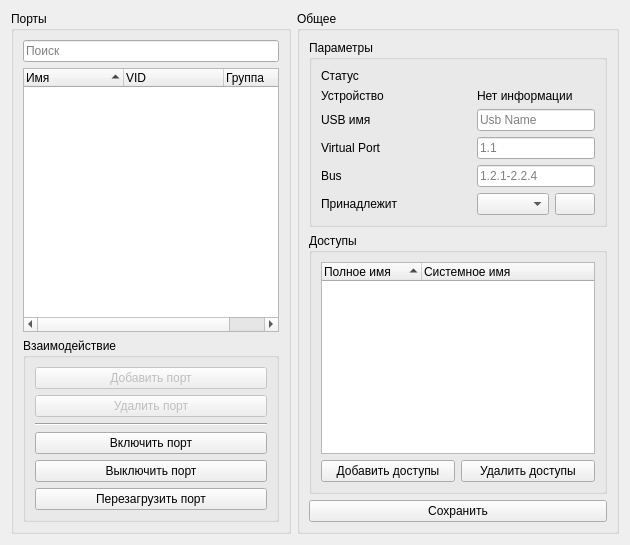
      <widget class="QWidget" name="tab_ports">
       <property name="enabled">
        <bool>true</bool>
       </property>
       <attribute name="title">
        <string>USB-порты</string>
       </attribute>
       <layout class="QGridLayout" name="gridLayout_12">
        <item row="0" column="1">
         <widget class="QGroupBox" name="groupBox_8">
          <property name="title">
           <string>Общее</string>
          </property>
          <layout class="QGridLayout" name="gridLayout_16">
           <item row="1" column="0">
            <widget class="QGroupBox" name="groupBox_12">
             <property name="title">
              <string>Доступы</string>
             </property>
             <layout class="QGridLayout" name="gridLayout_17">
              <item row="2" column="0">
               <layout class="QHBoxLayout" name="horizontalLayout_2">
                <property name="topMargin">
                 <number>0</number>
                </property>
                <item>
                 <widget class="QPushButton" name="btn_usb_permission_add">
                  <property name="text">
                   <string>Добавить доступы</string>
                  </property>
                 </widget>
                </item>
                <item>
                 <widget class="QPushButton" name="btn_usb_permission_remove">
                  <property name="text">
                   <string>Удалить доступы</string>
                  </property>
                 </widget>
                </item>
               </layout>
              </item>
              <item row="0" column="0">
               <widget class="QTreeWidget" name="list_usb_access">
                <property name="selectionMode">
                 <enum>QAbstractItemView::SelectionMode::MultiSelection</enum>
                </property>
                <property name="sortingEnabled">
                 <bool>true</bool>
                </property>
                <property name="headerHidden">
                 <bool>false</bool>
                </property>
                <attribute name="headerVisible">
                 <bool>true</bool>
                </attribute>
                <attribute name="headerCascadingSectionResizes">
                 <bool>false</bool>
                </attribute>
                <attribute name="headerHighlightSections">
                 <bool>true</bool>
                </attribute>
                <attribute name="headerShowSortIndicator" stdset="0">
                 <bool>true</bool>
                </attribute>
                <attribute name="headerStretchLastSection">
                 <bool>true</bool>
                </attribute>
                <column>
                 <property name="text">
                  <string>Полное имя</string>
                 </property>
                </column>
                <column>
                 <property name="text">
                  <string>Системное имя</string>
                 </property>
                </column>
               </widget>
              </item>
             </layout>
            </widget>
           </item>
           <item row="2" column="0">
            <widget class="QPushButton" name="btn_usb_save">
             <property name="text">
              <string>Сохранить</string>
             </property>
            </widget>
           </item>
           <item row="0" column="0">
            <widget class="QGroupBox" name="groupBox_2">
             <property name="enabled">
              <bool>true</bool>
             </property>
             <property name="sizePolicy">
              <sizepolicy hsizetype="Preferred" vsizetype="Preferred">
               <horstretch>0</horstretch>
               <verstretch>0</verstretch>
              </sizepolicy>
             </property>
             <property name="minimumSize">
              <size>
               <width>0</width>
               <height>0</height>
              </size>
             </property>
             <property name="contextMenuPolicy">
              <enum>Qt::ContextMenuPolicy::DefaultContextMenu</enum>
             </property>
             <property name="acceptDrops">
              <bool>false</bool>
             </property>
             <property name="title">
              <string>Параметры</string>
             </property>
             <property name="alignment">
              <set>Qt::AlignmentFlag::AlignLeading|Qt::AlignmentFlag::AlignLeft|Qt::AlignmentFlag::AlignTop</set>
             </property>
             <property name="flat">
              <bool>false</bool>
             </property>
             <property name="checkable">
              <bool>false</bool>
             </property>
             <layout class="QGridLayout" name="gridLayout_3">
              <item row="8" column="0">
               <widget class="QFrame" name="frame_6">
                <layout class="QHBoxLayout" name="horizontalLayout_11">
                 <property name="leftMargin">
                  <number>0</number>
                 </property>
                 <property name="topMargin">
                  <number>0</number>
                 </property>
                 <property name="rightMargin">
                  <number>0</number>
                 </property>
                 <property name="bottomMargin">
                  <number>0</number>
                 </property>
                 <item>
                  <widget class="QLabel" name="label_5">
                   <property name="minimumSize">
                    <size>
                     <width>150</width>
                     <height>0</height>
                    </size>
                   </property>
                   <property name="text">
                    <string>Принадлежит</string>
                   </property>
                  </widget>
                 </item>
                 <item>
                  <widget class="QComboBox" name="combo_usb_group">
                   <property name="sizePolicy">
                    <sizepolicy hsizetype="MinimumExpanding" vsizetype="Fixed">
                     <horstretch>0</horstretch>
                     <verstretch>0</verstretch>
                    </sizepolicy>
                   </property>
                   <property name="currentText">
                    <string/>
                   </property>
                  </widget>
                 </item>
                 <item>
                  <widget class="QPushButton" name="btn_usb_group_clear">
                   <property name="text">
                    <string/>
                   </property>
                   <property name="icon">
                    <iconset theme="QIcon::ThemeIcon::EditClear"/>
                   </property>
                  </widget>
                 </item>
                </layout>
               </widget>
              </item>
              <item row="2" column="0">
               <widget class="QFrame" name="frame_11">
                <layout class="QHBoxLayout" name="horizontalLayout_21">
                 <property name="leftMargin">
                  <number>0</number>
                 </property>
                 <property name="topMargin">
                  <number>0</number>
                 </property>
                 <property name="rightMargin">
                  <number>0</number>
                 </property>
                 <property name="bottomMargin">
                  <number>0</number>
                 </property>
                 <item>
                  <widget class="QLabel" name="label_17">
                   <property name="minimumSize">
                    <size>
                     <width>150</width>
                     <height>0</height>
                    </size>
                   </property>
                   <property name="text">
                    <string>USB имя</string>
                   </property>
                  </widget>
                 </item>
                 <item>
                  <widget class="QLineEdit" name="le_usb_name">
                   <property name="sizePolicy">
                    <sizepolicy hsizetype="MinimumExpanding" vsizetype="Fixed">
                     <horstretch>0</horstretch>
                     <verstretch>0</verstretch>
                    </sizepolicy>
                   </property>
                   <property name="text">
                    <string/>
                   </property>
                   <property name="placeholderText">
                    <string>Usb Name</string>
                   </property>
                  </widget>
                 </item>
                </layout>
               </widget>
              </item>
              <item row="5" column="0">
               <widget class="QFrame" name="frame_9">
                <layout class="QHBoxLayout" name="horizontalLayout_18">
                 <property name="leftMargin">
                  <number>0</number>
                 </property>
                 <property name="topMargin">
                  <number>0</number>
                 </property>
                 <property name="rightMargin">
                  <number>0</number>
                 </property>
                 <property name="bottomMargin">
                  <number>0</number>
                 </property>
                 <item>
                  <widget class="QLabel" name="label_13">
                   <property name="minimumSize">
                    <size>
                     <width>150</width>
                     <height>0</height>
                    </size>
                   </property>
                   <property name="text">
                    <string>Virtual Port</string>
                   </property>
                  </widget>
                 </item>
                 <item>
                  <widget class="QLineEdit" name="le_usb_virtual_port">
                   <property name="enabled">
                    <bool>true</bool>
                   </property>
                   <property name="text">
                    <string/>
                   </property>
                   <property name="placeholderText">
                    <string>1.1</string>
                   </property>
                  </widget>
                 </item>
                </layout>
               </widget>
              </item>
              <item row="0" column="0">
               <layout class="QHBoxLayout" name="frame_usb_status">
                <property name="topMargin">
                 <number>0</number>
                </property>
                <item>
                 <widget class="QLabel" name="label_4">
                  <property name="sizePolicy">
                   <sizepolicy hsizetype="Minimum" vsizetype="Preferred">
                    <horstretch>0</horstretch>
                    <verstretch>0</verstretch>
                   </sizepolicy>
                  </property>
                  <property name="minimumSize">
                   <size>
                    <width>150</width>
                    <height>0</height>
                   </size>
                  </property>
                  <property name="text">
                   <string>Статус</string>
                  </property>
                 </widget>
                </item>
               </layout>
              </item>
              <item row="6" column="0">
               <widget class="QFrame" name="frame_10">
                <layout class="QHBoxLayout" name="_2">
                 <property name="leftMargin">
                  <number>0</number>
                 </property>
                 <property name="topMargin">
                  <number>0</number>
                 </property>
                 <property name="rightMargin">
                  <number>0</number>
                 </property>
                 <property name="bottomMargin">
                  <number>0</number>
                 </property>
                 <item>
                  <widget class="QLabel" name="label_15">
                   <property name="minimumSize">
                    <size>
                     <width>150</width>
                     <height>0</height>
                    </size>
                   </property>
                   <property name="text">
                    <string>Bus</string>
                   </property>
                  </widget>
                 </item>
                 <item>
                  <widget class="QLineEdit" name="le_usb_bus">
                   <property name="enabled">
                    <bool>true</bool>
                   </property>
                   <property name="text">
                    <string/>
                   </property>
                   <property name="placeholderText">
                    <string>1.2.1-2.2.4</string>
                   </property>
                  </widget>
                 </item>
                </layout>
               </widget>
              </item>
              <item row="1" column="0">
               <widget class="QFrame" name="frame_15">
                <layout class="QHBoxLayout" name="_4">
                 <property name="leftMargin">
                  <number>0</number>
                 </property>
                 <property name="topMargin">
                  <number>0</number>
                 </property>
                 <property name="rightMargin">
                  <number>0</number>
                 </property>
                 <property name="bottomMargin">
                  <number>0</number>
                 </property>
                 <item>
                  <widget class="QLabel" name="label_19">
                   <property name="minimumSize">
                    <size>
                     <width>150</width>
                     <height>0</height>
                    </size>
                   </property>
                   <property name="text">
                    <string>Устройство</string>
                   </property>
                  </widget>
                 </item>
                 <item>
                  <widget class="QLabel" name="lb_usb_device">
                   <property name="sizePolicy">
                    <sizepolicy hsizetype="Expanding" vsizetype="Preferred">
                     <horstretch>0</horstretch>
                     <verstretch>0</verstretch>
                    </sizepolicy>
                   </property>
                   <property name="text">
                    <string>Нет информации</string>
                   </property>
                  </widget>
                 </item>
                </layout>
               </widget>
              </item>
             </layout>
            </widget>
           </item>
          </layout>
         </widget>
        </item>
        <item row="0" column="0">
         <widget class="QGroupBox" name="usb_ports_list_layout">
          <property name="maximumSize">
           <size>
            <width>350</width>
            <height>16777215</height>
           </size>
          </property>
          <property name="title">
           <string>Порты</string>
          </property>
          <layout class="QGridLayout" name="gridLayout">
           <item row="1" column="0">
            <widget class="QTreeWidget" name="list_usb">
             <property name="sortingEnabled">
              <bool>true</bool>
             </property>
             <column>
              <property name="text">
               <string>Имя</string>
              </property>
             </column>
             <column>
              <property name="text">
               <string>VID</string>
              </property>
             </column>
             <column>
              <property name="text">
               <string>Группа</string>
              </property>
             </column>
            </widget>
           </item>
           <item row="0" column="0">
            <layout class="QHBoxLayout" name="horizontalLayout_16">
             <item>
              <widget class="QLineEdit" name="le_usb_list_search">
               <property name="placeholderText">
                <string>Поиск</string>
               </property>
              </widget>
             </item>
            </layout>
           </item>
           <item row="2" column="0">
            <widget class="QGroupBox" name="groupBox_4">
             <property name="title">
              <string>Взаимодействие</string>
             </property>
             <layout class="QVBoxLayout" name="verticalLayout_7">
              <item>
               <widget class="QPushButton" name="btn_usb_add">
                <property name="enabled">
                 <bool>false</bool>
                </property>
                <property name="text">
                 <string>Добавить порт</string>
                </property>
               </widget>
              </item>
              <item>
               <widget class="QPushButton" name="btn_usb_remove">
                <property name="enabled">
                 <bool>false</bool>
                </property>
                <property name="text">
                 <string>Удалить порт</string>
                </property>
               </widget>
              </item>
              <item>
               <widget class="Line" name="line_2">
                <property name="orientation">
                 <enum>Qt::Orientation::Horizontal</enum>
                </property>
               </widget>
              </item>
              <item>
               <widget class="QPushButton" name="btn_usb_start">
                <property name="text">
                 <string>Включить порт</string>
                </property>
                <property name="shortcut">
                 <string>S</string>
                </property>
               </widget>
              </item>
              <item>
               <widget class="QPushButton" name="btn_usb_stop">
                <property name="text">
                 <string>Выключить порт</string>
                </property>
                <property name="shortcut">
                 <string>D</string>
                </property>
               </widget>
              </item>
              <item>
               <widget class="QPushButton" name="btn_usb_restart">
                <property name="text">
                 <string>Перезагрузить порт</string>
                </property>
                <property name="shortcut">
                 <string>R</string>
                </property>
               </widget>
              </item>
             </layout>
            </widget>
           </item>
          </layout>
         </widget>
        </item>
       </layout>
      </widget>
